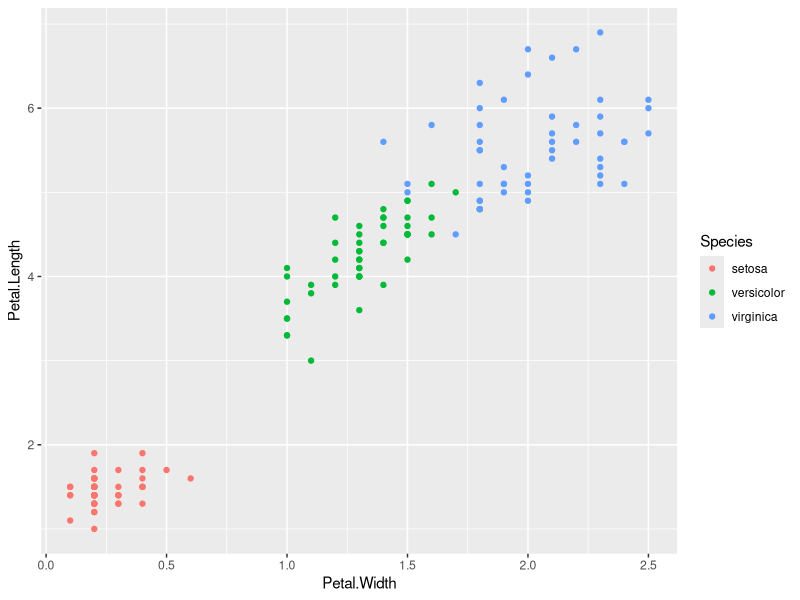
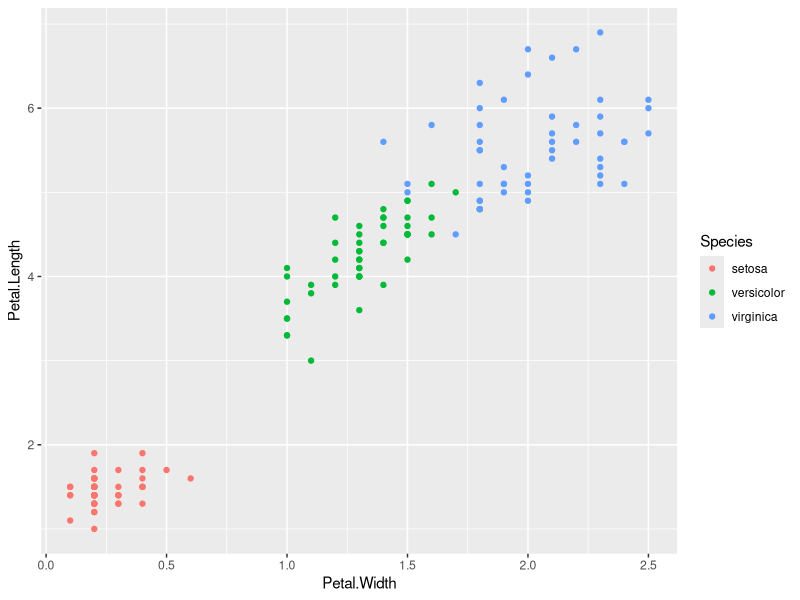

Write the R code that produced these figures, in order.
## ---- chunk 1
knitr::opts_chunk$set(echo = TRUE)

## ---- chunk 2
library(tidyverse)
p<-ggplot(iris, aes(Petal.Width, Petal.Length, color=Species))+
  geom_point()
p
ggsave("practice_plot.png", p)

